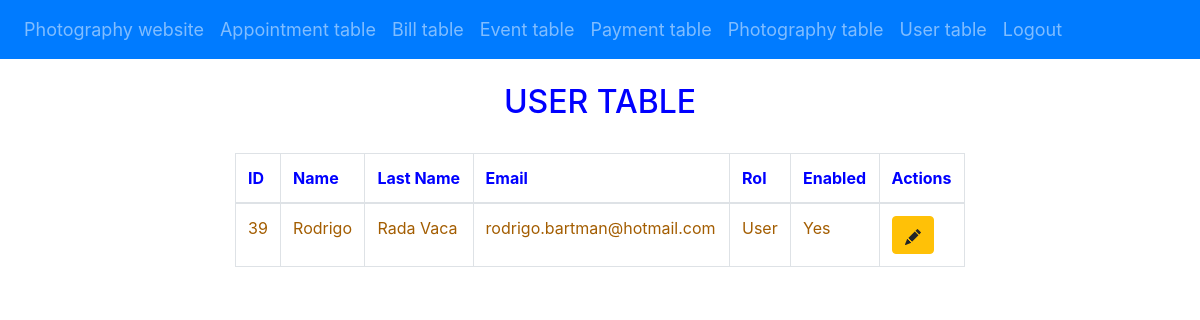
/ (signed in), run on the app's committed database.
### tables this page shows
CREATE TABLE `user_table` (
  `id` bigint(11) NOT NULL,
  `name` varchar(255) NOT NULL,
  `last_name` varchar(255) NOT NULL,
  `email` varchar(255) NOT NULL,
  `password` varchar(255) NOT NULL,
  `token_confirmation` varchar(1000) NOT NULL,
  `rol` varchar(255) NOT NULL,
  `enabled` tinyint(4) NOT NULL,
  `state` tinyint(4) NOT NULL
);

### model/index.php (called while the page is built, shortened)
<?php
class Model{
    private $db;
    public function __construct(){
        $this->db = mysqli_connect('localhost', 'root', '', 'projectx');
    }
    public function select($table, $condition){
        $sql = "SELECT * FROM " . $table . " WHERE " . $condition . ";";
        return mysqli_query($this->db, $sql);
    }
}
?>

### user_views/index.php (the view, shortened to what this page needs)
<?php include("template/header.php"); ?>
<div class="col-md-2"></div>
<div class="col-md-8">
    <h4>USER TABLE</h4><br/>
    <table class="table table-bordered">
        <thead>
            <tr>
                <th>ID</th>
                <th>Name</th>
                <th>Last Name</th>
                <th>Email</th>
                <th>Rol</th>
                <th>Enabled</th>
                <th>Actions</th>
            </tr>
        </thead>
        <tbody>
            <?php
            while($user = mysqli_fetch_array($users)) {
                if($user['state'] == 1 && $rol == "Administrator") {
            ?>
                <tr>
                    <td><?=$user['id']?></td>
                    <td><?=$user['name']?></td>
                    <td><?=$user['last_name']?></td>
                    <td><?=$user['email']?></td>
                    <td><?=$user['rol']?></td>
                    <td><?=($user['enabled'])? "Yes" : "No"?></td>
                    <td>
                        <a href="index.php?m=editUser&id=<?php echo $user['id']; ?>" class="btn btn-warning">
                            <i class="bi bi-pencil-fill">
                                <svg xmlns="http://www.w3.org/2000/svg" width="16" height="16" fill="currentColor" class="bi bi-pencil-fill" viewBox="0 0 16 16">
                                    <path d="M12.854.146a.5.5 0 0 0-.707 0L10.5 1.793 14.207 5.5l1.647-1.646a.5.5 0 0 0 0-.708zm.646 6.061L9.793 2.5 3.293 9H3.5a.5.5 0 0 1 .5.5v.5h.5a.5.5 0 0 1 .5.5v.5h.5a.5.5 0 0 1 .5.5v.5h.5a.5.5 0 0 1 .5.5v.207zm-7.468 7.468A.5.5 0 0 1 6 13.5V13h-.5a.5.5 0 0 1-.5-.5V12h-.5a.5.5 0 0 1-.5-.5V11h-.5a.5.5 0 0 1-.5-.5V10h-.5a.5.5 0 0 1-.175-.032l-.179.178a.5.5 0 0 0-.11.168l-2 5a.5.5 0 0 0 .65.65l5-2a.5.5 0 0 0 .168-.11z"/>
                                </svg>
                            </i>
                        </a>
                        <a href="index.php?m=deleteUser&id=<?php echo $user['id']; ?>" class="btn btn-danger">
                            <i class="bi bi-trash-fill">
                                <svg xmlns="http://www.w3.org/2000/svg" width="16" height="16" fill="currentColor" class="bi bi-trash-fill" viewBox="0 0 16 16">
                                    <path d="M2.5 1a1 1 0 0 0-1 1v1a1 1 0 0 0 1 1H3v9a2 2 0 0 0 2 2h6a2 2 0 0 0 2-2V4h.5a1 1 0 0 0 1-1V2a1 1 0 0 0-1-1H10a1 1 0 0 0-1-1H7a1 1 0 0 0-1 1zm3 4a.5.5 0 0 1 .5.5v7a.5.5 0 0 1-1 0v-7a.5.5 0 0 1 .5-.5M8 5a.5.5 0 0 1 .5.5v7a.5.5 0 0 1-1 0v-7A.5.5 0 0 1 8 5m3 .5v7a.5.5 0 0 1-1 0v-7a.5.5 0 0 1 1 0"/>
                                </svg>
                            </i>
                        </a>
                    </td>
                </tr>
            <?php
                } else if($user['state'] == 1 && $rol == "User") {
            ?>
                <tr>
                    <td><?=$user['id']?></td>
                    <td><?=$user['name']?></td>
                    <td><?=$user['last_name']?></td>
                    <td><?=$user['email']?></td>
                    <td><?=$user['rol']?></td>
                    <td><?=($user['enabled'])? "Yes" : "No"?></td>
                    <td>
                        <a href="index.php?m=editUser&id=<?php echo $user['id']; ?>" class="btn btn-warning">
                            <i class="bi bi-pencil-fill">
                            </i>
                        </a>
                    </td>
                </tr>
            <?php
                }
            }
            ?>
        </tbody>
    </table>
</div>
<?php include("template/footer.php"); ?>

### css/app.css (style rules this page uses)
body { background-image: url('https://www.darkroomclicks.com/wp-content/uploads/2018/04/photography-business.jpg'); color: #FFFFFF; background-size: 1360px, 0px; }
th { color: blue; background-size: contain; }
td { color: rgb(163, 93, 1); background-size: contain; }
h4 { text-align: center; font-size:xx-large; color: blue; }

### data on the page
user_table: id "39", name "Rodrigo", last_name "Rada Vaca", email "rodrigo.bartman@hotmail.com", rol "User", enabled "Yes"
